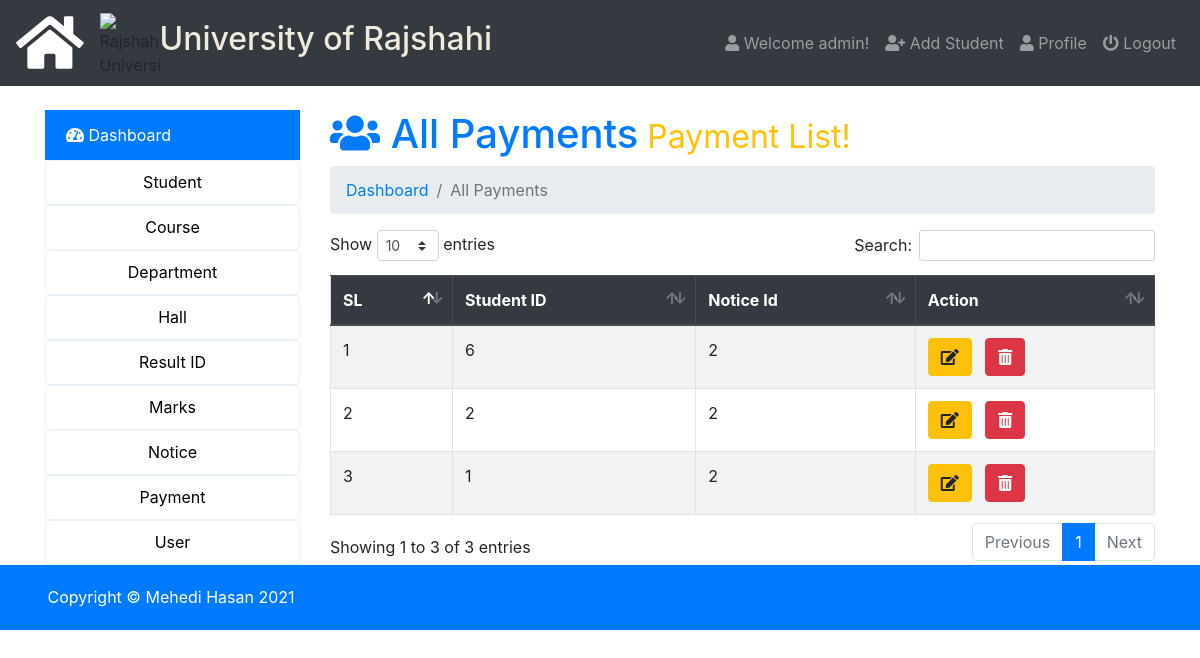
Screenshot of /admin/index.php?page=all-payment (signed in) with the database file from the repository.
### tables this page shows
CREATE TABLE `users` (
  `id` int(5) NOT NULL,
  `name` varchar(50) NOT NULL,
  `email` varchar(50) NOT NULL,
  `username` varchar(50) NOT NULL,
  `password` varchar(100) NOT NULL,
  `photo` varchar(50) NOT NULL,
  `status` varchar(12) NOT NULL,
  `datetime` timestamp NOT NULL DEFAULT CURRENT_TIMESTAMP
);

CREATE TABLE `payment` (
  `payment_id` int(20) NOT NULL,
  `about_me_id` int(20) NOT NULL,
  `student_notice_id` int(20) NOT NULL
);

### admin/all-payment.php (the view, shortened to what this page needs)
<h1 class="text-primary"><i class="fas fa-users"></i>  All Payments<small class="text-warning"> Payment List!</small></h1>
<nav aria-label="breadcrumb">
  <ol class="breadcrumb">
     <li class="breadcrumb-item" aria-current="page"><a href="index.php">Dashboard </a></li>
     <li class="breadcrumb-item active" aria-current="page">All Payments</li>
  </ol>
</nav>
<table class="table  table-striped table-hover table-bordered" id="data">
  <thead class="thead-dark">
    <tr>
      <th scope="col">SL</th>
      <th scope="col">Student ID</th>
      <th scope="col">Notice Id</th>
      <th scope="col">Action</th>
    </tr>
  </thead>
  <tbody>
    <?php
      $query=mysqli_query($db_con,'SELECT * FROM `payment` ORDER BY `payment`.`payment_id` ASC;');
      $i=1;
      while ($result = mysqli_fetch_array($query)) { ?>
      <tr>
        <?php
        echo '<td>'.$i.'</td>
          <td>'.($result['about_me_id']).'</td>
          <td>'.$result['student_notice_id'].'</td>
          <td>
            <a class="btn btn-xs btn-warning" href="index.php?page=edit-payment&id='.base64_encode($result['payment_id']).'">
              <i class="fa fa-edit"></i></a>
             &nbsp; <a class="btn btn-xs btn-danger" onclick="javascript:confirmationDelete($(this));return false;" href="index.php?page=delete-payment&id='.base64_encode($result['payment_id']).'">
             <i class="fas fa-trash-alt"></i></a></td>';?>
      </tr>
     <?php $i++;} ?>
  </tbody>
</table>

### admin/index.php (shortened to what this page needs)
<?php require_once 'db_con.php';
?>
<!doctype html>
<html lang="en">
  <head>
    <link rel="stylesheet" href="../css/bootstrap.min.css">
    <link rel="stylesheet" href="../css/dataTables.bootstrap4.min.css">
    <link rel="stylesheet" href="../css/fontawesome.min.css">
    <link rel="stylesheet" href="../css/solid.min.css">
    <link rel="stylesheet" href="https://cdnjs.cloudflare.com/ajax/libs/animate.css/4.0.0/animate.min.css"/>
    <link rel="stylesheet" type="text/css" href="../css/style.css">
  </head>
  <body>
<nav class="navbar navbar-expand-lg navbar-dark bg-dark">
  <a class="navbar-brand" href="index.php"><i class="fas fa-home fa-3x"></i></a>
  <img src="../img/ru-logo.png" style="width: 60px;height: 60px;" alt="Rajshahi University">
  <h2 style="color: #eeebdd;">University of Rajshahi</h3>
  <div class="navbar-collapse collapse justify-content-end" id="navbarSupportedContent">
    <?php $showuser = $_SESSION['user_login']; $haha = mysqli_query($db_con,"SELECT * FROM `users` WHERE `username`='$showuser';"); $showrow=mysqli_fetch_array($haha); ?>
    <ul class="nav navbar-nav ">
      <li class="nav-item"><a class="nav-link" href="index.php?page=user-profile"><i class="fa fa-user"></i> Welcome <?php echo $showrow['name']; ?>!</a></li>
      <li class="nav-item"><a class="nav-link" href="index.php?page=add-student"><i class="fa fa-user-plus"></i> Add Student</a></li>
      <li class="nav-item"><a class="nav-link" href="index.php?page=user-profile"><i class="fa fa-user"></i> Profile</a></li>
      <li class="nav-item"><a class="nav-link" href="logout.php"><i class="fa fa-power-off"></i> Logout</a></li>
    </ul>
  </div>
</nav>
<br>
<div class="container">
    <div class="row">
        <div class="col-md-3">
            <div class="list-group">
                <div id="menu-content" class="menu-content collapse out">
                    <a href="index.php?page=dashboard" class="list-group-item list-group-item-action active"><i class="fas fa-tachometer-alt"></i> Dashboard</a>
                    <button  data-toggle="collapse" data-target="#student" class="dropbtn collapsed">Student</button>
                    <button  data-toggle="collapse" data-target="#course" class="dropbtn collapsed">Course</button>
                    <button  data-toggle="collapse" data-target="#department" class="dropbtn collapsed">Department</button>
                    <button  data-toggle="collapse" data-target="#hall" class="dropbtn collapsed">Hall</button>
                    <button  data-toggle="collapse" data-target="#result" class="dropbtn collapsed">Result ID</button>
                    <button  data-toggle="collapse" data-target="#mark" class="dropbtn collapsed">Marks</button>
                    <button  data-toggle="collapse" data-target="#notice" class="dropbtn collapsed">Notice</button>
                    <button  data-toggle="collapse" data-target="#payment" class="dropbtn collapsed">Payment</button>
                    <button  data-toggle="collapse" data-target="#user" class="dropbtn collapsed">User</button>
                </div>
            </div>
        </div>
        <div class="col-md-9">
             <div class="content">
                 <?php
                   if (isset($_GET['page'])) {
                    $page = $_GET['page'].'.php';
                    }else{
                      $page = 'dashboard.php';
                    }
                    if (file_exists($page)) {
                      require_once $page;
                    }else{
                      require_once '404.php';
                    }
                  ?>
             </div>
          </div>
        </div>
    </div>
    <footer>
      <div class="container">
      <p>Copyright &copy; Mehedi Hasan <?php echo date('Y') ?></p>
      </div>
    </footer>
  </body>
</html>

### css/style.css (style rules this page uses)
footer { background: #007BFF; color: #fff; padding: 20px 0px 5px 5px; }

### admin/index.php (style rules this page uses)
.dropbtn { width:100%; height: 45px; border-style: ridge; line-height: 35px; padding: 0 12px; display: inline-block; border-radius: 4px; cursor: pointer; transition: all .1s; box-sizing: border-box; text-align: center; background-color: #fff; border: 1px solid #e9f2f9; font-size: 16px; position: relative; }
.list-group .menu-content { display: block; }

### rows the page displays
users: name "admin"
payment: about_me "6", student_notice "2"
payment: about_me "2", student_notice "2"
payment: about_me "1", student_notice "2"
